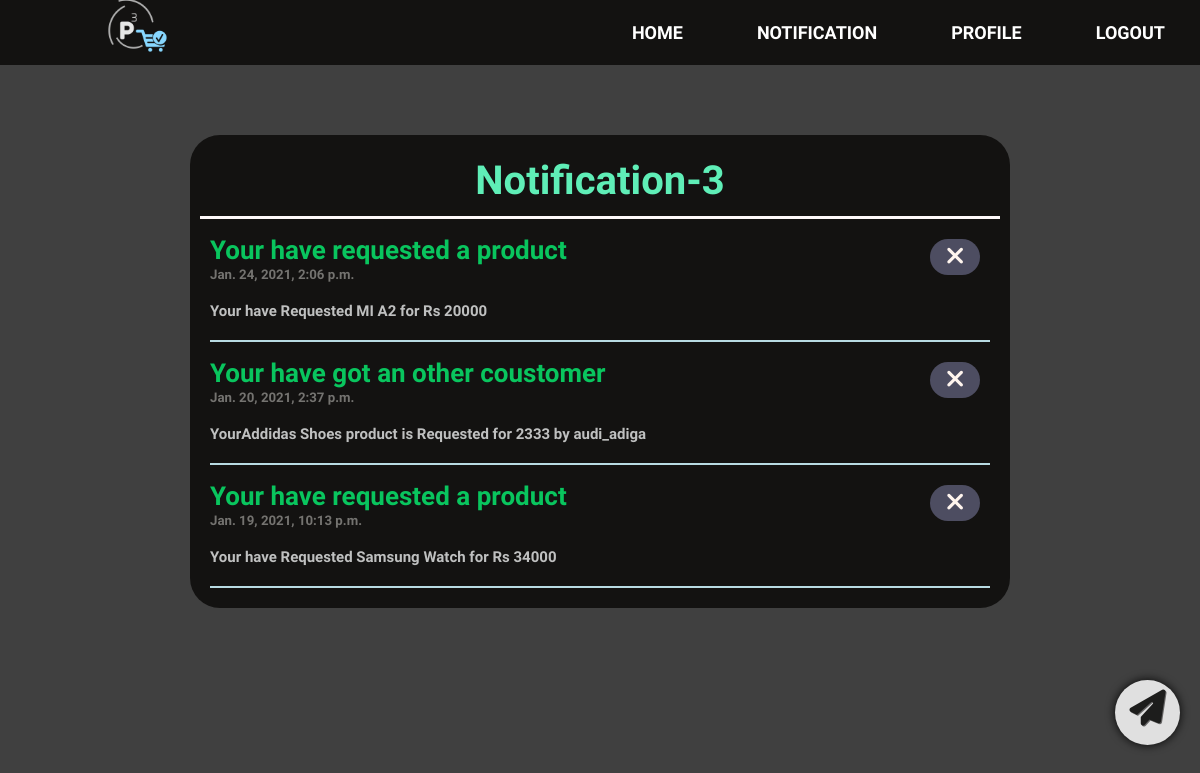
The page /notification/ (signed in) on the database its author committed.
### pcube/models.py (models this page shows)
class Notification(models.Model):
    post = models.ForeignKey(Post, on_delete=models.CASCADE, blank=True, null=True)
    user = models.ForeignKey(User, on_delete=models.CASCADE)
    ques = models.ForeignKey(Question, on_delete=models.CASCADE, blank=True, null=True, default=None)
    title = models.CharField(max_length= 30)
    h1 = models.CharField(max_length= 30)
    discription = discription = models.TextField()
    date_posted = models.DateTimeField(default=timezone.now)
    read =  models.BooleanField(default=False)

### pcube/views.py (the view)
# urls.py: path('notification/', views.notification, name='notification'),
def notification(request):
    try:
        msgs = Notification.objects.order_by('-date_posted').filter(user = request.user, read = False)
        noti_count = msgs.count()
    except:
        msgs = []
        noti_count = 0
    context = {
        'msgs':msgs,
        'msgs_count': noti_count
    }
    return render(request, 'pcube/notification.html',context)

### pcube/templates/pcube/notification.html (shortened to what this page needs)
{% extends 'pcube/base.html' %}
{%load static%}
{% block headers %}
    <link rel="stylesheet" type="text/css" href="{% static 'pcube/notification.css' %}">
{% endblock headers %}
{% block content %}
    <div class="notifications">
        <h2>Notification-{{msgs_count}}</h2>
        {% for msg in msgs %}
        <div class="notification">
            <h1><a href="{% url 'post-detail' msg.post.id %}">{{msg.title}}</a>
                <h5>{{msg.date_posted}}</h5>
                <form action="{% url 'noti-clear' %}" method="POST">
                    <button id="like" class="btn ulk" type="submit" name="noti_id" value="{{ msg.id }}">
                </form>
                <i class="fa fa-close" style="font-size:25px"></i>
            </h1>
            <h3>{{msg.discription}}</h3>
        </div>
        {% endfor %}
    </div>
    <div class="addpost-div">
        <div class="addpost-div2">
            <div id="addpost">
                <a href="{% url 'add-post' %}"><i class="fa fa-paper-plane" style="font-size:36px"></i></a>
            </div>
        </div>
    </div>
{% endblock content %}

### pcube/static/pcube/main.css (style rules this page uses)
* { text-decoration: none; list-style: none; margin: 0; padding: 0; font-family: 'Didact Gothic', sans-serif; }
body { margin: 0; padding: 0; background-image: url("https://securecdn.pymnts.com/wp-content/uploads/2020/01/mukeshambani-relianceindustries-retail-amazon-flipkart-india-eCommerce.jpg"); background-color: #0f0f0fcb; background-blend-mode: multiply; background-repeat: no-repeat; background-size: cover; background-attachment: fixed; }

### pcube/static/pcube/notification.css (style rules this page uses)
.notifications { margin-top: 50px; padding: 10px; background-color: #131211; border-radius: 30px; color: aliceblue; width: 90%; max-width: 800px; position: relative; left: 50%; transform: translateX(-50%); position: relative; }
.notifications h2 { color: rgb(95, 238, 183); font-size: 40px; text-align: center; padding: 12px 17px; border-bottom: #fdf8f9 solid; }
.notifications .notification { margin: 10px; padding-bottom: 20px; border-bottom: 2px solid #b8dae2; position: relative }
.notifications .notification h3 { color: #bfc0c0; padding-top: 20px; font-size: 15px; }
.notifications .notification h1 a { color: #09c55e; font-size: 26px; }
.notifications .notification h5 { color: #747370; }
.btn { border: none; outline: none; padding: 5px 10px; background-color: rgb(77, 77, 97); border-radius: 30px; font-size: 20px; color: seashell; min-width: 50px; text-align: center; position: absolute; top: 10px; right: 10px; }

### pcube/templates/pcube/notification.html (style rules this page uses)
#addpost { background-color: #e0e0e0; color: rgb(19, 18, 17); text-shadow: 1px 1px #666565; padding: 10px; border-radius: 50%; width: 45px; height: 45px; position: relative; text-align: center; box-shadow: 0px 0px 10px #050505; cursor: pointer; }
.addpost-div { position: fixed; top: 85%; right: 20px; z-index: 100; }
.addpost-div2 { position: relative; }
#addpost a { color: #1d1d1c; }

### rows shown on the page
Notification: title "Your have requested a product", date_posted "Jan. 24, 2021, 2:06 p.m.", {{ msg.id }} 124 (drawn), discription "Your have Requested MI A2 for Rs 20000"
Notification: title "Your have got an other coustomer", date_posted "Jan. 20, 2021, 2:37 p.m.", {{ msg.id }} 113 (drawn), discription "YourAddidas Shoes product is Requested for 2333 by audi_adiga"
Notification: title "Your have requested a product", date_posted "Jan. 19, 2021, 10:13 p.m.", {{ msg.id }} 110 (drawn), discription "Your have Requested Samsung Watch for Rs 34000"

### other values the page prints
{{ msgs_count }} "3"
